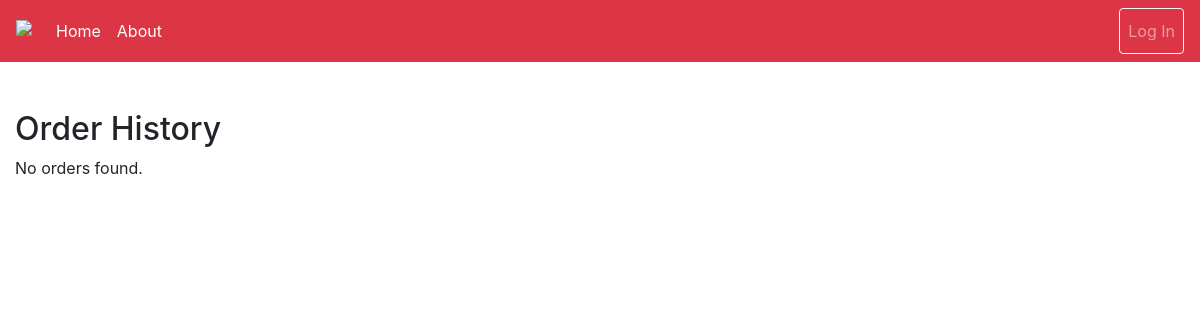
The app's page /users/ord-history (signed in), older data.
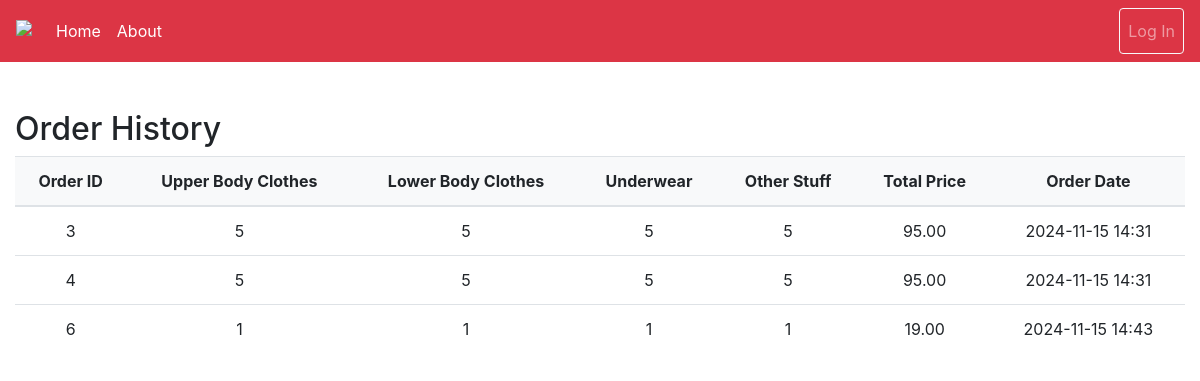
The same page, newer data.
### users/models.py (models this page shows, shortened)
class Order(models.Model):
    STATUS_CHOICES = [
        ('looking_for_driver', 'Looking for Driver'),
        ('driver_on_the_way_to_pickup', 'Driver on the way to pickup'),
        ('driver_on_the_way_to_laundry', 'Driver on the way to laundry'),
        ('laundry_received', 'Laundry received'),
        ('laundry_cleaning', 'Laundry cleaning'),
        ('driver_on_the_way_to_customer', 'Driver on the way to customer'),
        ('delivered', 'Delivered'),
        ('finished', 'Finished'),
    ]
    user = models.ForeignKey(User, on_delete=models.CASCADE, null=True)
    upper_body_clothes = models.IntegerField(default=0)
    lower_body_clothes = models.IntegerField(default=0)
    underwear = models.IntegerField(default=0)
    other_stuff = models.IntegerField(default=0)
    order_date = models.DateTimeField(auto_now_add=True)
    total_price = models.DecimalField(max_digits=10, decimal_places=2, default=0.00)
    created_at = models.DateTimeField(default=timezone.now)
    status = models.CharField(max_length=50, choices=STATUS_CHOICES, default='looking_for_driver')

### users/views.py (the view)
# urls.py: path('ord-history', views.ord_history, name='ord-history'),
def ord_history(request):
    if request.user.is_authenticated:
        orders = Order.objects.filter(user=request.user)  # Filter orders for the logged-in user
    else:
        orders = []  # No orders if the user is not authenticated
    return render(request, 'users/ord-history.html', {'orders': orders})

### users/templates/users/ord-history.html (shortened to what this page needs)
{% extends 'users/base.html' %}
{% block content %}
<div class="container mt-5">
    <h2>Order History</h2>
    {% if orders %}
        <table class="table">
            <thead>
                <tr>
                    <th>Order ID</th>
                    <th>Upper Body Clothes</th>
                    <th>Lower Body Clothes</th>
                    <th>Underwear</th>
                    <th>Other Stuff</th>
                    <th>Total Price</th>
                    <th>Order Date</th>
                </tr>
            </thead>
            <tbody>
                {% for order in orders %}
                    <tr>
                        <td>{{ order.id }}</td>
                        <td>{{ order.upper_body_clothes }}</td>
                        <td>{{ order.lower_body_clothes }}</td>
                        <td>{{ order.underwear }}</td>
                        <td>{{ order.other_stuff }}</td>
                        <td>{{ order.total_price }}</td>
                        <td>{{ order.created_at|date:"Y-m-d H:i" }}</td>
                    </tr>
                {% endfor %}
            </tbody>
        </table>
    {% else %}
        <p>No orders found.</p>
    {% endif %}
</div>
{% endblock %}

Row changes from the older to the newer data that the page shows:
added Order: id "3", upper_body_clothes "5", lower_body_clothes "5", underwear "5", other_stuff "5", total_price "95.00", created_at "2024-11-15 14:31"
added Order: id "4", upper_body_clothes "5", lower_body_clothes "5", underwear "5", other_stuff "5", total_price "95.00", created_at "2024-11-15 14:31"
added Order: id "6", upper_body_clothes "1", lower_body_clothes "1", underwear "1", other_stuff "1", total_price "19.00", created_at "2024-11-15 14:43"
Text that changed along with them:
text no longer shown: "No orders found."
text now shown: "Order ID Upper Body Clothes Lower Body Clothes Underwear Other Stuff Total Price Order Date"
